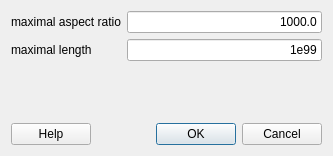
<ui version="4.0" >
 <class>GuiImproveAspectRatio</class>
 <widget class="QDialog" name="GuiImproveAspectRatio" >
  <property name="geometry" >
   <rect>
    <x>0</x>
    <y>0</y>
    <width>333</width>
    <height>156</height>
   </rect>
  </property>
  <property name="windowTitle" >
   <string>Dialog</string>
  </property>
  <property name="windowIcon" >
   <iconset resource="engrid.qrc" >:/icons/resources/icons/G.png</iconset>
  </property>
  <layout class="QGridLayout" >
   <item row="0" column="0" >
    <widget class="QLabel" name="label" >
     <property name="text" >
      <string>maximal aspect ratio</string>
     </property>
    </widget>
   </item>
   <item row="0" column="1" >
    <widget class="QLineEdit" name="lineEditAspectRatio" >
     <property name="text" >
      <string>1000.0</string>
     </property>
     <property name="alignment" >
      <set>Qt::AlignRight|Qt::AlignTrailing|Qt::AlignVCenter</set>
     </property>
    </widget>
   </item>
   <item row="1" column="0" >
    <widget class="QLabel" name="label_2" >
     <property name="text" >
      <string>maximal length</string>
     </property>
    </widget>
   </item>
   <item row="1" column="1" >
    <widget class="QLineEdit" name="lineEditLength" >
     <property name="text" >
      <string>1e99</string>
     </property>
     <property name="alignment" >
      <set>Qt::AlignRight|Qt::AlignTrailing|Qt::AlignVCenter</set>
     </property>
    </widget>
   </item>
   <item row="2" column="0" >
    <spacer>
     <property name="orientation" >
      <enum>Qt::Vertical</enum>
     </property>
     <property name="sizeHint" >
      <size>
       <width>20</width>
       <height>40</height>
      </size>
     </property>
    </spacer>
   </item>
   <item row="3" column="0" colspan="2" >
    <layout class="QHBoxLayout" >
     <item>
      <widget class="QPushButton" name="pushButtonHelp" >
       <property name="text" >
        <string>Help</string>
       </property>
      </widget>
     </item>
     <item>
      <spacer>
       <property name="orientation" >
        <enum>Qt::Horizontal</enum>
       </property>
       <property name="sizeHint" >
        <size>
         <width>40</width>
         <height>20</height>
        </size>
       </property>
      </spacer>
     </item>
     <item>
      <widget class="QDialogButtonBox" name="buttonBox" >
       <property name="orientation" >
        <enum>Qt::Horizontal</enum>
       </property>
       <property name="standardButtons" >
        <set>QDialogButtonBox::Cancel|QDialogButtonBox::NoButton|QDialogButtonBox::Ok</set>
       </property>
      </widget>
     </item>
    </layout>
   </item>
  </layout>
 </widget>
 <resources>
  <include location="engrid.qrc" />
 </resources>
 <connections>
  <connection>
   <sender>buttonBox</sender>
   <signal>accepted()</signal>
   <receiver>GuiImproveAspectRatio</receiver>
   <slot>accept()</slot>
   <hints>
    <hint type="sourcelabel" >
     <x>248</x>
     <y>254</y>
    </hint>
    <hint type="destinationlabel" >
     <x>157</x>
     <y>274</y>
    </hint>
   </hints>
  </connection>
  <connection>
   <sender>buttonBox</sender>
   <signal>rejected()</signal>
   <receiver>GuiImproveAspectRatio</receiver>
   <slot>reject()</slot>
   <hints>
    <hint type="sourcelabel" >
     <x>316</x>
     <y>260</y>
    </hint>
    <hint type="destinationlabel" >
     <x>286</x>
     <y>274</y>
    </hint>
   </hints>
  </connection>
 </connections>
</ui>
